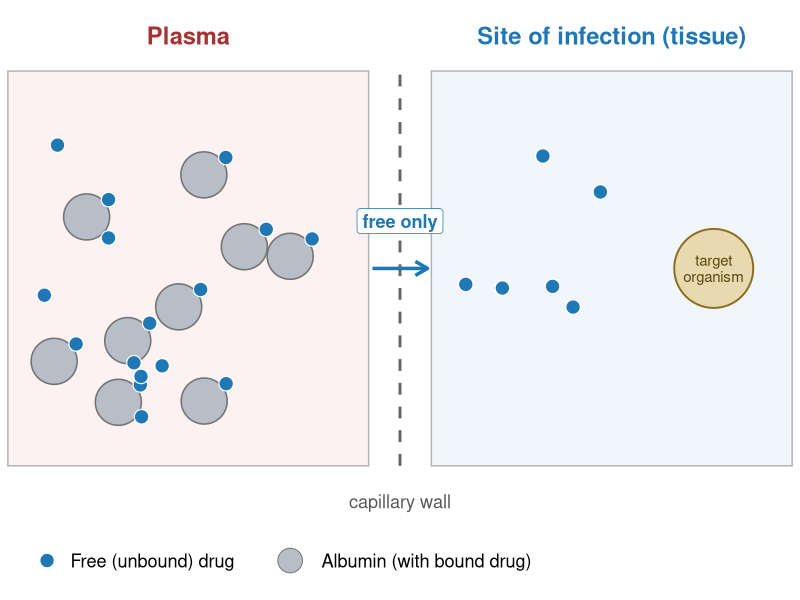

The R script that drew this image:
# =============================================================================
# Free vs protein-bound drug: only unbound drug crosses the capillary wall
# Schematic with randomly placed (simulated) molecules. Illustrative only.
# =============================================================================

suppressPackageStartupMessages({
  library(dplyr)
  library(ggplot2)
})

set.seed(2026)

# Plasma compartment: x in [0, 4.6]; tissue (site of infection): x in [5.4, 10]
n_alb  <- 9      # albumin molecules, each with one bound drug molecule
n_free <- 7      # free drug in plasma
n_tis  <- 6      # free drug that has reached tissue

alb <- tibble(x = runif(n_alb, 0.5, 4.1), y = runif(n_alb, 0.8, 4.2)) |>
  mutate(bx = x + 0.28, by = y + 0.22)

free_plasma <- tibble(x = runif(n_free, 0.4, 4.2), y = runif(n_free, 0.6, 4.4))
free_tissue <- tibble(x = runif(n_tis, 5.8, 8.2), y = runif(n_tis, 0.6, 4.4))

bact <- tibble(x = 9.0, y = 2.5)

col_drug <- "#1f77b4"
col_alb  <- "#b7bec7"

p <- ggplot() +
  annotate("rect", xmin = 0, xmax = 4.6, ymin = 0, ymax = 5,
           fill = "#fdf1f1", color = "grey70") +
  annotate("rect", xmin = 5.4, xmax = 10, ymin = 0, ymax = 5,
           fill = "#f1f6fb", color = "grey70") +
  annotate("segment", x = 5, xend = 5, y = 0, yend = 5,
           linetype = "dashed", color = "grey40", linewidth = 1) +
  annotate("text", x = 2.3, y = 5.45, label = "Plasma", fontface = "bold",
           size = 6, color = "#a83232") +
  annotate("text", x = 7.7, y = 5.45, label = "Site of infection (tissue)",
           fontface = "bold", size = 6, color = "#1f77b4") +
  annotate("text", x = 5, y = -0.45, label = "capillary wall", size = 4.6,
           color = "grey35") +
  geom_point(data = alb, aes(x, y), shape = 21, size = 15, fill = col_alb,
             color = "grey45", stroke = 0.8) +
  geom_point(data = alb, aes(bx, by), shape = 21, size = 4.5, fill = col_drug,
             color = "white", stroke = 0.6) +
  geom_point(data = free_plasma, aes(x, y), shape = 21, size = 4.5,
             fill = col_drug, color = "white", stroke = 0.6) +
  geom_point(data = free_tissue, aes(x, y), shape = 21, size = 4.5,
             fill = col_drug, color = "white", stroke = 0.6) +
  # Free drug crossing the wall
  annotate("segment", x = 4.65, xend = 5.35, y = 2.5, yend = 2.5,
           arrow = arrow(length = unit(0.14, "in")), color = col_drug,
           linewidth = 1.2) +
  annotate("label", x = 5, y = 3.1, label = "free only", size = 4.6,
           color = col_drug, fontface = "bold", fill = "white", linewidth = 0) +
  # Bacterium (target) in tissue
  geom_point(data = bact, aes(x, y), shape = 21, size = 26, fill = "#e8d9b0",
             color = "#8a6d1f", stroke = 1) +
  annotate("text", x = 9.0, y = 2.5, label = "target\norganism", size = 3.8,
           color = "#5a4710", lineheight = 0.9) +
  # Legend
  annotate("point", x = 0.5, y = -1.2, shape = 21, size = 4.5, fill = col_drug,
           color = "white") +
  annotate("text", x = 0.8, y = -1.2, label = "Free (unbound) drug", hjust = 0, size = 4.6) +
  annotate("point", x = 3.6, y = -1.2, shape = 21, size = 8, fill = col_alb,
           color = "grey45") +
  annotate("text", x = 4.0, y = -1.2, label = "Albumin (with bound drug)", hjust = 0, size = 4.6) +
  coord_cartesian(xlim = c(-0.1, 10.1), ylim = c(-1.7, 5.9), expand = FALSE) +
  theme_void(base_family = "sans")

ggsave("figures/free_drug.png", p, width = 11.2, height = 5.6, dpi = 300, bg = "white")
message("Saved figures/free_drug.png")
